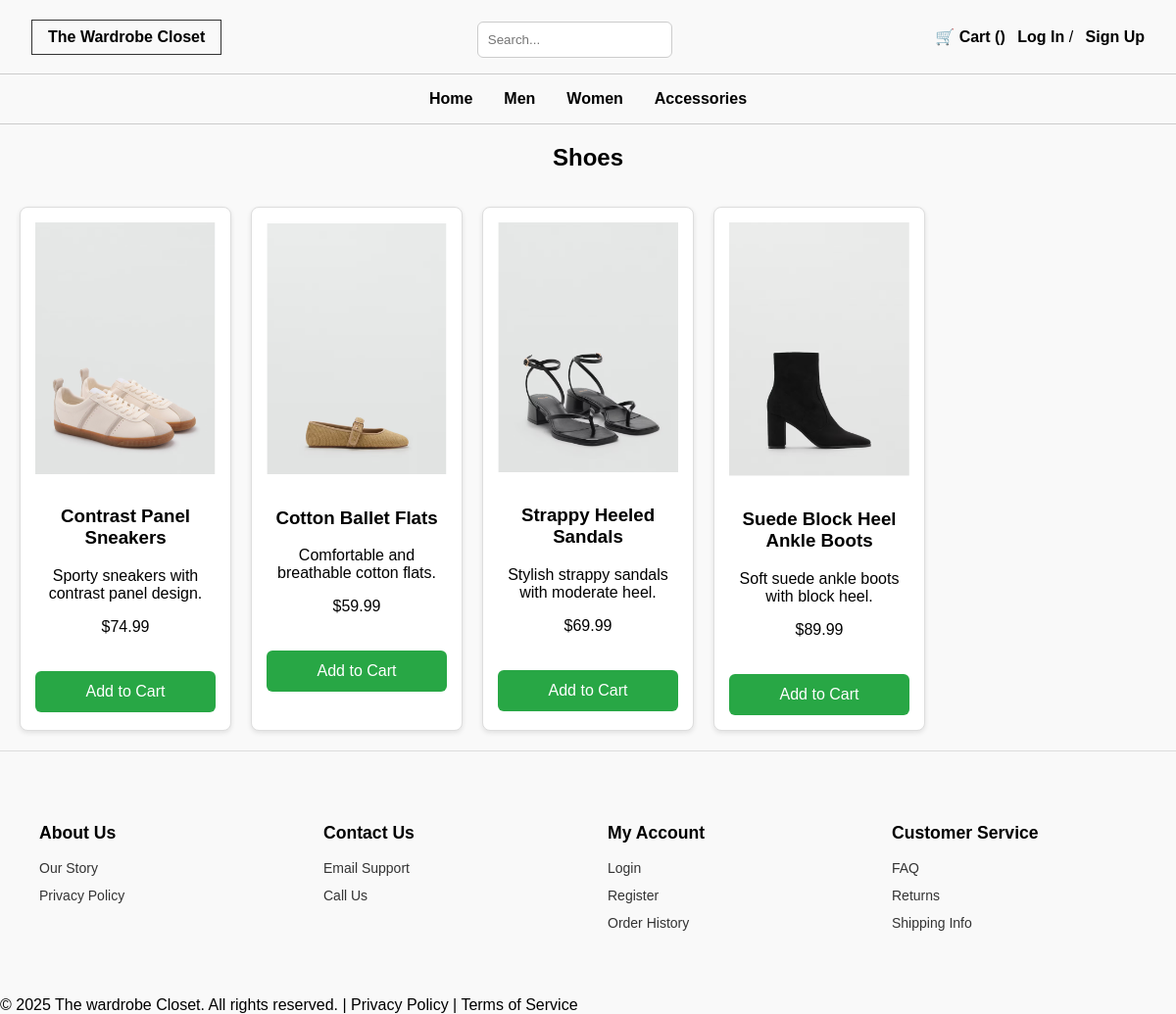
The page /women/shoes on the database its author committed.
### app/models.py (models this page shows)
class Product(db.Model):
    id = db.Column(db.Integer, primary_key=True)
    name = db.Column(db.String(120), nullable=False)
    description = db.Column(db.Text)
    price = db.Column(db.Float, nullable=False)
    stock = db.Column(db.Integer, default=0)
    image_url = db.Column(db.String(255))
    size = db.Column(db.String(20))
    color = db.Column(db.String(30))
    category_id = db.Column(db.Integer, db.ForeignKey('category.id'))
    category = db.relationship('Category', backref='products')
    subcategory = db.Column(db.String(100))

### app/routes.py (the view)
@bp.route('/women/shoes')
def women_shoes():
    women_category = Category.query.filter_by(name='Women').first()
    products = Product.query.filter_by(category_id=women_category.id, subcategory='shoes').all()
    return render_template('women/shoes.html', products=products)

### app/templates/women/shoes.html (shortened to what this page needs)
{% extends "base.html" %}
{% block content %}
<h2 class="section-title">Shoes</h2>
<div class="product-grid">
  {% for product in products %}
  <div class="product-card">
    <img src="{{ url_for('static', filename=product.image_url) }}" alt="{{ product.name }}">
    <h3>{{ product.name }}</h3>
    <p>{{ product.description }}</p>
    <p class="price">${{ "%.2f"|format(product.price) }}</p>
    <form action="{{ url_for('main.add_to_cart', product_id=product.id) }}" method="POST">
      <button type="submit">Add to Cart</button>
    </form>
  </div>
  {% endfor %}
</div>
{% endblock %}

### app/static/styles.css (style rules this page uses)
* { box-sizing: border-box; }
body { margin: 0; font-family: Arial, sans-serif; background-color: #f9f9f9; }
.section-title { text-align: center; font-weight: bold; margin-bottom: 1rem; }
.product-grid { display: grid; grid-template-columns: repeat(auto-fill, minmax(200px, 1fr)); gap: 20px; padding: 20px; }
.product-card { border: 1px solid #ddd; padding: 15px; text-align: center; border-radius: 8px; background-color: #fff; box-shadow: 0 2px 5px rgba(0, 0, 0, 0.1); }
.product-card img { width: 100%; max-width: 200px; height: auto; margin-bottom: 10px; }
button { margin-top: 20px; width: 100%; padding: 12px; background-color: #28a745; color: white; font-size: 16px; border: none; border-radius: 6px; cursor: pointer; }

### rows shown on the page
Product: image_url (picture), name "Contrast Panel Sneakers", description "Sporty sneakers with contrast panel design.", price "74.99"
Product: image_url (picture), name "Cotton Ballet Flats", description "Comfortable and breathable cotton flats.", price "59.99"
Product: image_url (picture), name "Strappy Heeled Sandals", description "Stylish strappy sandals with moderate heel.", price "69.99"
Product: image_url (picture), name "Suede Block Heel Ankle Boots", description "Soft suede ankle boots with block heel.", price "89.99"
